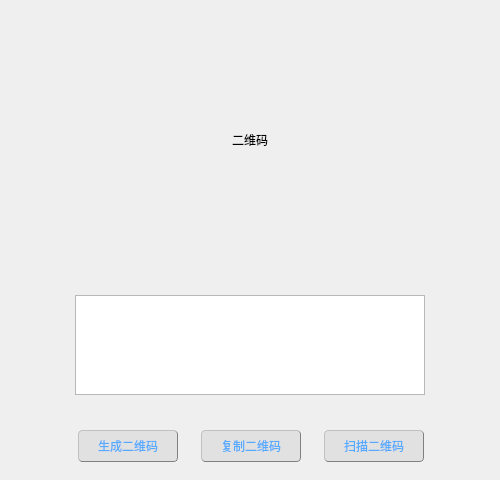
<?xml version="1.0" encoding="UTF-8"?>
<ui version="4.0">
 <class>Qrcode_app</class>
 <widget class="QMainWindow" name="Qrcode_app">
  <property name="geometry">
   <rect>
    <x>0</x>
    <y>0</y>
    <width>500</width>
    <height>480</height>
   </rect>
  </property>
  <property name="minimumSize">
   <size>
    <width>500</width>
    <height>480</height>
   </size>
  </property>
  <property name="maximumSize">
   <size>
    <width>500</width>
    <height>480</height>
   </size>
  </property>
  <property name="windowTitle">
   <string>Qrcode_app</string>
  </property>
  <property name="windowIcon">
   <iconset resource="images.qrc">
    <normaloff>:/qrcode.ico</normaloff>:/qrcode.ico</iconset>
  </property>
  <property name="styleSheet">
   <string notr="true">QPushButton#generator_qrcode_pbtn,QPushButton#copy_pic_pbtn,QPushButton#qrcode_scan_pbtn{
background-color: rgb(225, 225, 225);
border:1px groove gray;
border-radius:4px;
padding:1px 4px;
border-style: outset;
color: rgb(85, 170, 255);
}

QPushButton#generator_qrcode_pbtn:hover,QPushButton#copy_pic_pbtn:hover,QPushButton#qrcode_scan_pbtn:hover{
background-color:rgb(229, 241, 251);
color: black;
}

QPushButton#generator_qrcode_pbtn:pressed,QPushButton#copy_pic_pbtn:pressed,QPushButton#qrcode_scan_pbtn:pressed{
background-color:rgb(204, 228, 247);
border-style: inset;
}
</string>
  </property>
  <widget class="QWidget" name="centralwidget">
   <widget class="QLabel" name="label">
    <property name="geometry">
     <rect>
      <x>130</x>
      <y>20</y>
      <width>240</width>
      <height>240</height>
     </rect>
    </property>
    <property name="minimumSize">
     <size>
      <width>240</width>
      <height>240</height>
     </size>
    </property>
    <property name="maximumSize">
     <size>
      <width>240</width>
      <height>240</height>
     </size>
    </property>
    <property name="text">
     <string>二维码</string>
    </property>
    <property name="alignment">
     <set>Qt::AlignCenter</set>
    </property>
   </widget>
   <widget class="QTextEdit" name="textEdit">
    <property name="geometry">
     <rect>
      <x>75</x>
      <y>295</y>
      <width>350</width>
      <height>100</height>
     </rect>
    </property>
    <property name="minimumSize">
     <size>
      <width>350</width>
      <height>100</height>
     </size>
    </property>
    <property name="maximumSize">
     <size>
      <width>350</width>
      <height>100</height>
     </size>
    </property>
   </widget>
   <widget class="QWidget" name="widget" native="true">
    <property name="geometry">
     <rect>
      <x>61</x>
      <y>430</y>
      <width>380</width>
      <height>32</height>
     </rect>
    </property>
    <property name="minimumSize">
     <size>
      <width>380</width>
      <height>0</height>
     </size>
    </property>
    <property name="maximumSize">
     <size>
      <width>380</width>
      <height>32</height>
     </size>
    </property>
    <property name="sizeIncrement">
     <size>
      <width>0</width>
      <height>32</height>
     </size>
    </property>
    <layout class="QHBoxLayout" name="horizontalLayout">
     <property name="spacing">
      <number>6</number>
     </property>
     <property name="leftMargin">
      <number>0</number>
     </property>
     <property name="topMargin">
      <number>0</number>
     </property>
     <property name="rightMargin">
      <number>0</number>
     </property>
     <property name="bottomMargin">
      <number>0</number>
     </property>
     <item>
      <widget class="QPushButton" name="generator_qrcode_pbtn">
       <property name="maximumSize">
        <size>
         <width>100</width>
         <height>32</height>
        </size>
       </property>
       <property name="sizeIncrement">
        <size>
         <width>100</width>
         <height>32</height>
        </size>
       </property>
       <property name="text">
        <string>生成二维码</string>
       </property>
      </widget>
     </item>
     <item>
      <widget class="QPushButton" name="copy_pic_pbtn">
       <property name="maximumSize">
        <size>
         <width>100</width>
         <height>32</height>
        </size>
       </property>
       <property name="sizeIncrement">
        <size>
         <width>100</width>
         <height>32</height>
        </size>
       </property>
       <property name="text">
        <string>复制二维码</string>
       </property>
      </widget>
     </item>
     <item>
      <widget class="QPushButton" name="qrcode_scan_pbtn">
       <property name="maximumSize">
        <size>
         <width>100</width>
         <height>32</height>
        </size>
       </property>
       <property name="sizeIncrement">
        <size>
         <width>100</width>
         <height>32</height>
        </size>
       </property>
       <property name="text">
        <string>扫描二维码</string>
       </property>
      </widget>
     </item>
    </layout>
   </widget>
  </widget>
 </widget>
 <resources>
  <include location="images.qrc"/>
 </resources>
 <connections/>
</ui>
